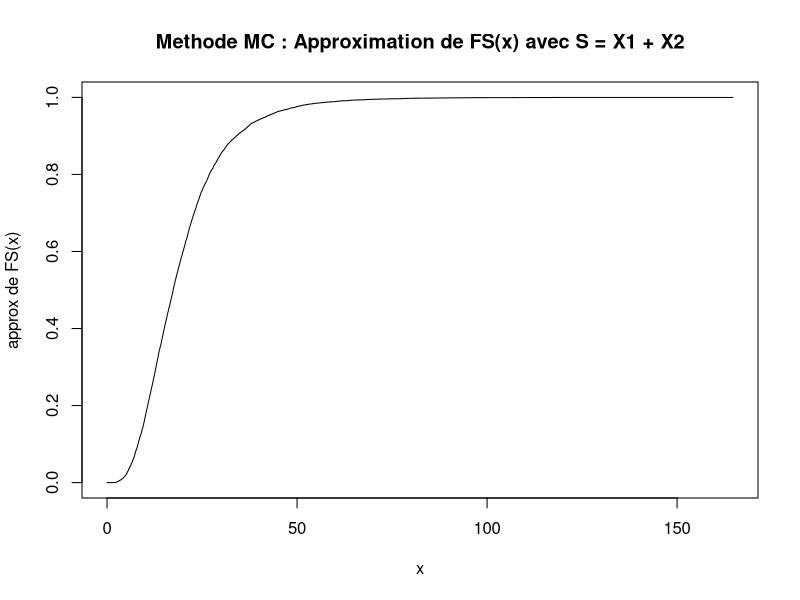

This figure's R source:
# Cours : Act-2001
# Semestre : H2019
# Date : 2019-02-15
#
# Methode MC
# 
# Objectif : Examine la somme de S = X1+X2
# Somme de 2 v.a. indépendantes X1 et X2
#
# Loi de X1: Gamma
aa <- 2
bb <- 1 / 5
EX1 <- aa / bb
# Loi de X2: LogNormale
mu <- log(10) - 0.32
sig <- 0.8
EX2 <- exp(mu + (sig ^ 2) / 2)
#
#
ES <- EX1 + EX2
#
#
# Calculs no1
nsim <- 5
set.seed(2019)
#
matU <- matrix(runif(nsim * 2), nsim, 2, byrow = T)
X1 <- qgamma(matU[, 1], aa, bb)
X2 <- qlnorm(matU[, 2], mu, sig)
S <- X1 + X2
round(cbind(matU, X1, X2, S), 4)
#
#
# Calculs no2
#
nsim <- 10000
set.seed(2019)
#
matU <- matrix(runif(nsim * 2), nsim, 2, byrow = T)
X1 <- qgamma(matU[, 1], aa, bb)
X2 <- qlnorm(matU[, 2], mu, sig)
S <- X1 + X2
c(mean(X1), EX1)
c(mean(X2), EX2)
c(mean(S), ES)
c(max(S), max(X1), max(X2))
#
#
#
kap <- 0.3
VaRX1 <- quantile(X1, kap, type = 1)
VaRX2 <- quantile(X2, kap, type = 1)
VaRS <- quantile(S, kap, type = 1)
#
TVaRX1 <- sum(X1 * (X1 > VaRX1)) / (nsim * (1 - kap))
TVaRX2 <- sum(X2 * (X2 > VaRX2)) / (nsim * (1 - kap))
TVaRS <- sum(S * (S > VaRS)) / (nsim * (1 - kap))
#
round(c(kap, VaRX1, VaRX2, VaRX1 + VaRX2, VaRS), 3)
round(c(kap, TVaRX1, TVaRX2, TVaRX1 + TVaRX2, TVaRS), 3)
#
#
kap <- 0.99
VaRX1 <- quantile(X1, kap, type = 1)
VaRX2 <- quantile(X2, kap, type = 1)
VaRS <- quantile(S, kap, type = 1)
#
TVaRX1 <- sum(X1 * (X1 > VaRX1)) / (nsim * (1 - kap))
TVaRX2 <- sum(X2 * (X2 > VaRX2)) / (nsim * (1 - kap))
TVaRS <- sum(S * (S > VaRS)) / (nsim * (1 - kap))
#
round(c(kap, VaRX1, VaRX2, VaRX1 + VaRX2, VaRS), 3)
round(c(kap, TVaRX1, TVaRX2, TVaRX1 + TVaRX2, TVaRS), 3)
#
#
plot(
    c(0, sort(S)),
    (0:nsim) / nsim,
    type = "s",
    xlab = "x",
    ylab = "approx de FS(x)",
    main = "Methode MC : Approximation de FS(x) avec S = X1 + X2"
)
#
#



